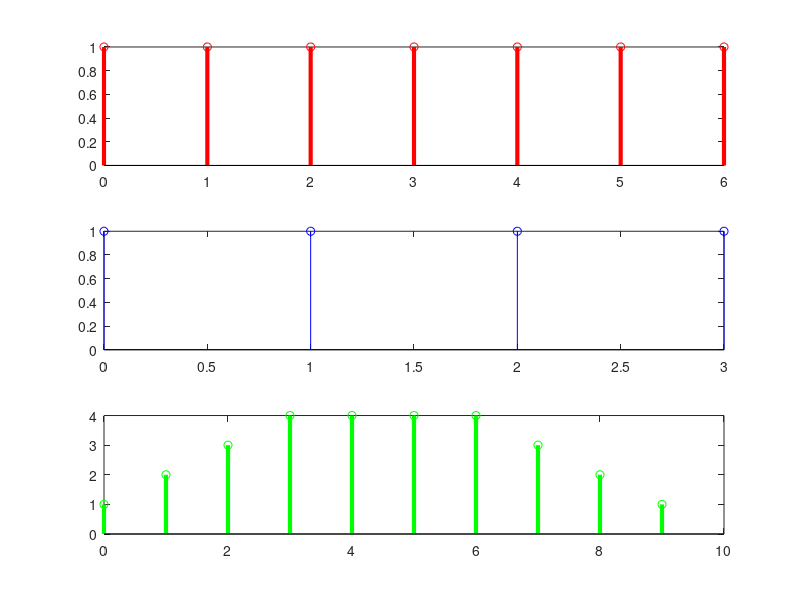

Write MATLAB code to recreate this figure.
clear all
%close all
clc

M = 7;
k1 = 0;
x1 = [zeros(1,k1) ones(1,M)];
t1 = [0:length(x1)-1];

N = 4;
k2 = 0;
x2 = [zeros(1,k2) ones(1,N)];
t2 = [0:length(x2)-1];

y = conv(x1,x2,'full');
t = [0:length(y)-1];

L = M+N-1

subplot(3,1,1)
stem(t1,x1, 'r', 'LineWidth',3)
subplot(3,1,2)
stem(t2,x2, 'b')
subplot(3,1,3)
stem(t,y, 'g', 'LineWidth',3)

clc
disp('k1+k2')
k1+k2
disp('k1+k2+y-1')
k1+k2+max(y)-1
disp('k1+k2+L-y')
k1+k2+L-max(y)
disp('k1+k2+L-1')
k1+k2+L-1
disp('|M-N|+1')
abs(M-N)+1
max(y)-1




